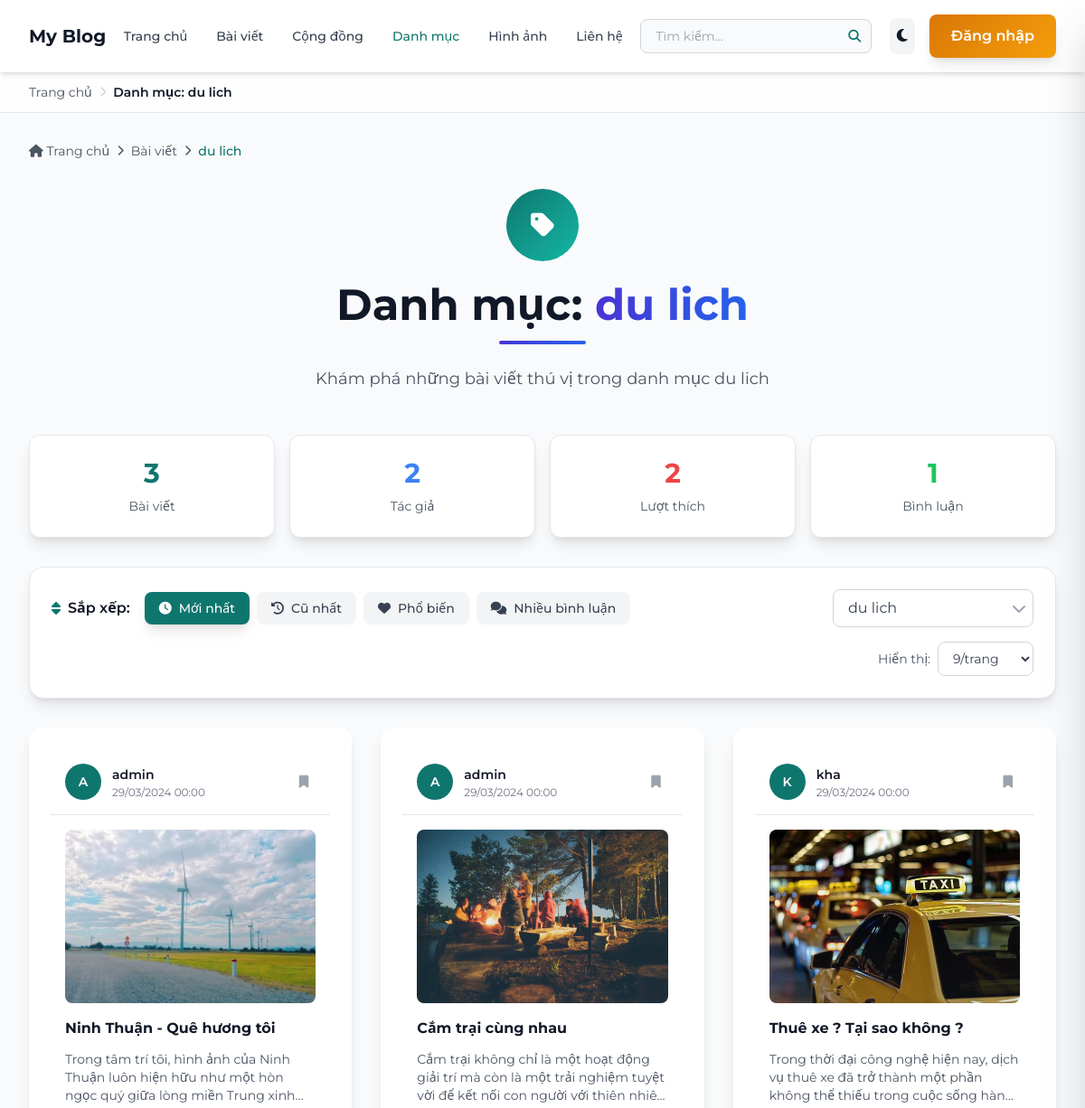
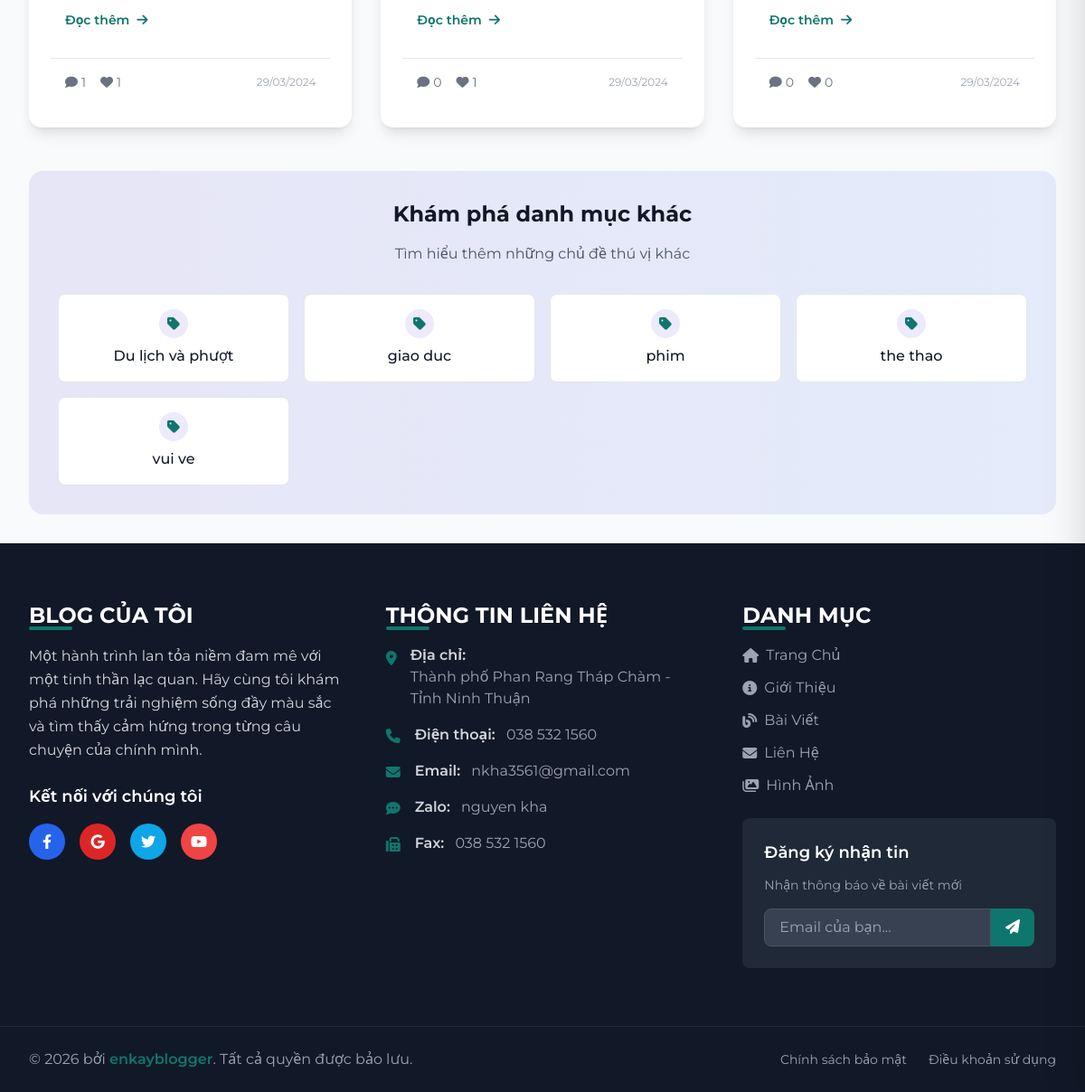
The app's page /project/static/category.php with its own data (2 pictures, top to bottom).
### tables this page shows
CREATE TABLE `posts` (
  `id` int(100) NOT NULL,
  `admin_id` int(100) NOT NULL,
  `name` varchar(100) NOT NULL,
  `title` varchar(100) NOT NULL,
  `slug` varchar(255) DEFAULT NULL,
  `content` varchar(10000) NOT NULL,
  `category` varchar(50) NOT NULL,
  `image` varchar(100) NOT NULL,
  `date` date NOT NULL,
  `status` varchar(10) NOT NULL,
  `tag_id` int(11) DEFAULT NULL
);

### project/static/category.php (the view, shortened to what the rows shown need)
<?php
include '../components/seo_helpers.php';
include '../components/save_post.php';
if (!function_exists('renderCategoryCardsHtml')) {
    function renderCategoryCardsHtml($conn, $postsRows, $user_id)
    {
        if (!empty($postsRows)) {
            foreach ($postsRows as $fetch_posts) {
                $post_id = (int)$fetch_posts['id'];
                $confirm_likes = $conn->prepare("SELECT 1 FROM `likes` WHERE user_id = ? AND post_id = ? LIMIT 1");
                $confirm_likes->execute([$user_id, $post_id]);
                $isLiked = $confirm_likes->rowCount() > 0;
                $confirm_save = $conn->prepare("SELECT 1 FROM `favorite_posts` WHERE user_id = ? AND post_id = ? LIMIT 1");
                $confirm_save->execute([$user_id, $post_id]);
                $isSaved = $confirm_save->rowCount() > 0;
?>
                <article class="card dark:bg-gray-700 group blog-card-shared hover:shadow-xl transition-all duration-300 transform hover:-translate-y-2">
                    <form method="post" class="h-full flex flex-col">
                        <div class="p-4 flex items-center justify-between border-b border-gray-200 dark:border-gray-600">
                            <div class="flex items-center space-x-3">
                                <div class="w-10 h-10 bg-main rounded-full flex items-center justify-center text-white text-sm font-semibold">
                                    <?= strtoupper(substr((string)$fetch_posts['name'], 0, 1)) ?>
                                </div>
                                <div>
                                    <a href="author_posts.php?author=<?= urlencode((string)$fetch_posts['name']); ?>"
                                        class="font-semibold text-gray-900 dark:text-white hover:text-main transition-colors text-sm">
                                        <?= htmlspecialchars((string)$fetch_posts['name'], ENT_QUOTES, 'UTF-8'); ?>
                                    </a>
                                    <div class="text-xs text-gray-500 dark:text-gray-400">
                                        <?= date('d/m/Y H:i', strtotime((string)$fetch_posts['date'])); ?>
                                    </div>
                                </div>
                            </div>
                            <button type="submit" name="save_post" class="p-2 rounded-full hover:bg-gray-100 dark:hover:bg-gray-600 transition-colors">
                                <i class="fas fa-bookmark text-sm <?= $isSaved ? 'text-yellow-500' : 'text-gray-400' ?>"></i>
                            </button>
                        </div>
                        <?php if (!empty($fetch_posts['image'])) : ?>
                            <div class="relative overflow-hidden h-48 rounded-lg mx-4 mt-4">
                                <img src="../uploaded_img/<?= htmlspecialchars((string)$fetch_posts['image'], ENT_QUOTES, 'UTF-8'); ?>"
                                    alt="<?= htmlspecialchars((string)$fetch_posts['title'], ENT_QUOTES, 'UTF-8'); ?>"
                                    class="blog-card-image">
                                <div class="absolute inset-0 bg-gradient-to-t from-black/20 to-transparent"></div>
                            </div>
                        <?php endif; ?>
                        <div class="p-4 flex-1 flex flex-col">
                            <h3 class="font-bold text-gray-900 dark:text-white mb-3 line-clamp-2 group-hover:text-main transition-colors">
                                <a href="<?= post_path($post_id); ?>">
                                    <?= htmlspecialchars((string)$fetch_posts['title'], ENT_QUOTES, 'UTF-8'); ?>
                                </a>
                            </h3>
                            <div class="text-gray-600 dark:text-gray-300 text-sm mb-4 line-clamp-3 flex-1">
                                <?= htmlspecialchars(strip_tags((string)$fetch_posts['content']), ENT_QUOTES, 'UTF-8'); ?>
                            </div>
                            <a href="<?= post_path($post_id); ?>"
                                class="text-main font-semibold hover:text-main transition-colors text-sm mb-4 inline-flex items-center group">
                                Đọc thêm
                                <i class="fas fa-arrow-right ml-2 transform group-hover:translate-x-1 transition-transform"></i>
                            </a>
                        </div>
                        <div class="p-4 border-t border-gray-200 dark:border-gray-600 flex items-center justify-between">
                            <div class="flex items-center space-x-4">
                                <div class="flex items-center space-x-1 text-gray-500 dark:text-gray-400 text-sm">
                                    <i class="fas fa-comment"></i>
                                    <span><?= (int)$fetch_posts['comments']; ?></span>
                                </div>
                                <button type="submit" name="like_post"
                                    class="flex items-center space-x-1 text-gray-500 dark:text-gray-400 hover:text-red-500 transition-colors text-sm">
                                    <i class="fas fa-heart <?= $isLiked ? 'text-red-500' : '' ?>"></i>
                                    <span><?= (int)$fetch_posts['likes']; ?></span>
                                </button>
                            </div>
                            <div class="text-xs text-gray-400">
                                <?= date('d/m/Y', strtotime((string)$fetch_posts['date'])); ?>
                            </div>
                        </div>
                    </form>
                </article>
        <?php
            }
        }
        return ob_get_clean();
    }
}
$category = isset($_GET['category']) ? $_GET['category'] : '';
if (empty($category)) {
    $defaultCategoryStmt = $conn->prepare("SELECT category FROM `posts` WHERE status = 'active' AND category IS NOT NULL AND category != '' GROUP BY category ORDER BY category ASC LIMIT 1");
    $defaultCategoryStmt->execute();
    $category = (string)($defaultCategoryStmt->fetchColumn() ?: '');
}
$items_per_page = isset($_GET['size']) ? (int)$_GET['size'] : 9;
$current_page = isset($_GET['page']) ? (int)$_GET['page'] : 1;
$sort = isset($_GET['sort']) ? $_GET['sort'] : 'latest';
switch ($sort) {
    default:
        $order_by = 'date DESC';
        break;
}
$offset = ($current_page - 1) * $items_per_page;
$select_posts = $conn->prepare("
    SELECT p.*,
           COALESCE(l.like_count, 0) as likes,
           COALESCE(c.comment_count, 0) as comments
    FROM `posts` p
    LEFT JOIN (
        SELECT post_id, COUNT(*) as like_count
        FROM `likes`
        GROUP BY post_id
    ) l ON p.id = l.post_id
    LEFT JOIN (
        SELECT post_id, COUNT(*) as comment_count
        FROM `comments`
        GROUP BY post_id
    ) c ON p.id = c.post_id
    WHERE p.status = ? AND p.category = ?
    ORDER BY $order_by
    LIMIT $items_per_page OFFSET $offset
");
$select_posts->execute(['active', $category]);
$posts_rows = $select_posts->fetchAll(PDO::FETCH_ASSOC);
        ?>
<?php include '../components/layout_header.php'; ?>
<main class="min-h-screen bg-gray-50 dark:bg-gray-900 ">
    <div class="container-custom py-8">
        <div class="text-center mb-12">
            <h1 class="text-4xl md:text-5xl font-bold text-gray-900 dark:text-white mb-4">
                Danh mục: <span class="gradient-text"><?= htmlspecialchars($category) ?></span>
            </h1>
        </div>
        <?php if (!empty($posts_rows)) : ?>
            <div class="grid grid-cols-1 md:grid-cols-2 lg:grid-cols-3 gap-8 mb-12" id="category-posts-grid">
                <?= renderCategoryCardsHtml($conn, $posts_rows, $user_id); ?>
            </div>
        <?php endif; ?>
    </div>
</main>
<?php include '../components/layout_footer.php'; ?>

### records on screen
posts: name "A", name "admin", date "29/03/2024 00:00", image (picture), title "Ninh Thuận - Quê hương tôi", content "Trong tâm trí tôi, hình ảnh của Ninh Thuận luôn hiện hữu như một hòn ngọc quý giữa lòng miền Trung…", comments "1", likes "1", date "29/03/2024"
posts: name "A", name "admin", date "29/03/2024 00:00", image (picture), title "Cắm trại cùng nhau", content "Cắm trại không chỉ là một hoạt động giải trí mà còn là một trải nghiệm tuyệt vời để kết nối con người với thiên…", comments "0", likes "1", date "29/03/2024"
posts: name "K", name "kha", date "29/03/2024 00:00", image (picture), title "Thuê xe ? Tại sao không ?", content "Trong thời đại công nghệ hiện nay, dịch vụ thuê xe đã trở thành một phần không thể thiếu trong cuộc sống…", comments "0", likes "0", date "29/03/2024"

### other values on screen
$item['title'] "Trang chủ"
$item['title'] "Danh mục: du lich"
$category "du lich"
$stats['total_posts'] "3"
$stats['total_authors'] "2"
$stats['total_likes'] "2"
$stats['total_comments'] "1"
$sort_info['label'] "Mới nhất"
$sort_info['label'] "Cũ nhất"
$sort_info['label'] "Phổ biến"
$sort_info['label'] "Nhiều bình luận"
$cat['category'] "Du lịch và phượt"
$cat['category'] "giao duc"
$cat['category'] "phim"
$cat['category'] "the thao"
